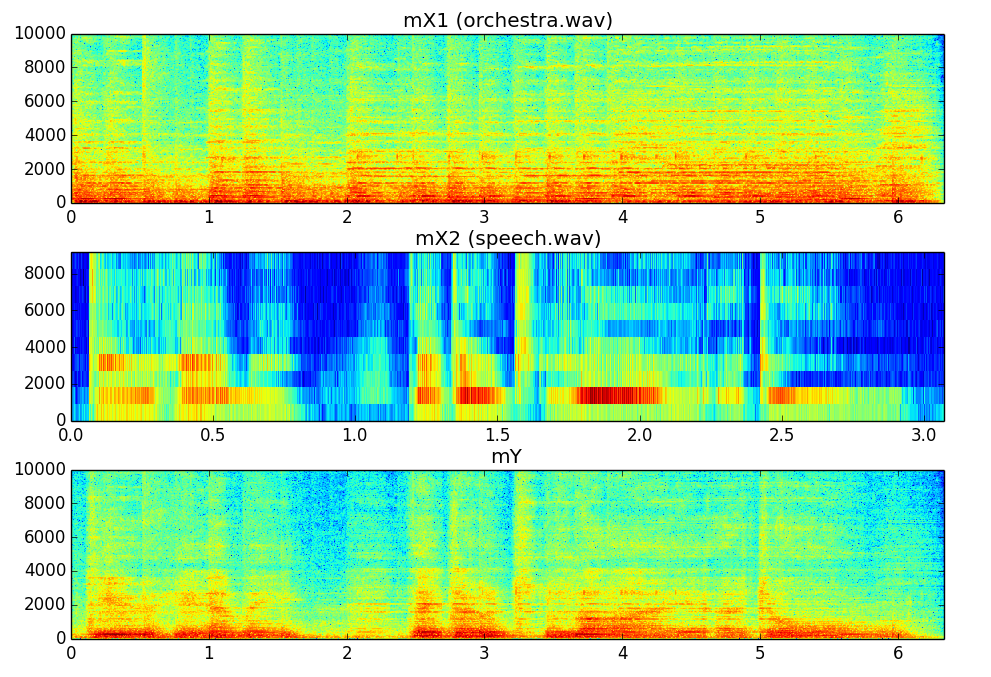

Write Python code to recreate this figure.
import numpy as np
import time, os, sys
from scipy.signal import hamming, resample
import matplotlib.pyplot as plt

sys.path.append(os.path.join(os.path.dirname(os.path.realpath(__file__)), '../../../software/models/'))
sys.path.append(os.path.join(os.path.dirname(os.path.realpath(__file__)), '../../../software/transformations/'))

import dftModel as DFT
import utilFunctions as UF
import stftTransformations as STFTT
import stochasticModel as STOC
import math
import stft as STFT

(fs, x1) = UF.wavread('../../../sounds/orchestra.wav')
(fs, x2) = UF.wavread('../../../sounds/speech-male.wav')
w1 = np.hamming(1024)
N1 = 1024
H1 = 256
w2 = np.hamming(1024)
N2 = 1024
smoothf = .2
balancef = 0.5
y = STFTT.stftMorph(x1, x2, fs, w1, N1, w2, N2, H1, smoothf, balancef)
L = int(x1.size/H1)
H2 = int(x2.size/L)
mX2 = STOC.stochasticModelAnal(x2,H2,smoothf)
mX,pX = STFT.stftAnal(x1, fs, w1, N1, H1)
mY,pY = STFT.stftAnal(y, fs, w1, N1, H1)
maxplotfreq = 10000.0

plt.figure(1, figsize=(9, 7))
plt.subplot(311)
numFrames = int(mX[:,0].size)
frmTime = H1*np.arange(numFrames)/float(fs)                             
binFreq = fs*np.arange(N1*maxplotfreq/fs)/N1                       
plt.pcolormesh(frmTime, binFreq, np.transpose(mX[:,:N1*maxplotfreq/fs+1])) 
plt.title('mX (orchestra.wav)')
plt.autoscale(tight=True)

plt.subplot(312)
numFrames = int(mX2[:,0].size)
frmTime = H2*np.arange(numFrames)/float(fs)  
                 
N = 2*mX2[0,:].size         
binFreq = fs*np.arange(N*maxplotfreq/fs)/N                       
plt.pcolormesh(frmTime, binFreq, np.transpose(mX2[:,:N*maxplotfreq/fs+1]))
plt.title('mX2 (speech-male.wav)')
plt.autoscale(tight=True)

plt.subplot(313)
numFrames = int(mY[:,0].size)
frmTime = H1*np.arange(numFrames)/float(fs)                             
binFreq = fs*np.arange(N1*maxplotfreq/fs)/N1                       
plt.pcolormesh(frmTime, binFreq, np.transpose(mY[:,:N1*maxplotfreq/fs+1])) 
plt.title('mY')
plt.autoscale(tight=True)

plt.tight_layout()
UF.wavwrite(y, fs, 'orchestra-speech-stftMorph.wav')
plt.savefig('stftMorph-orchestra.png')
plt.show()